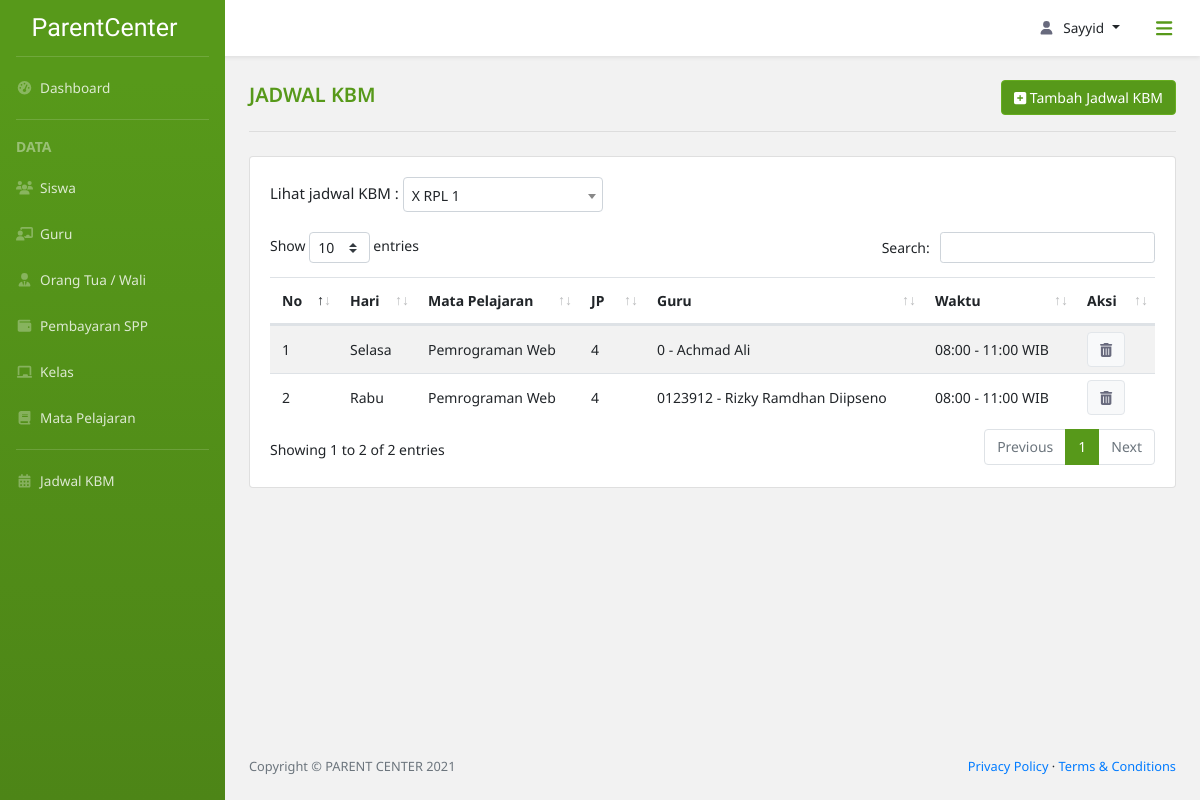
Page /jadwal_kbm/ (signed in) on the committed database.
### parent_center_app/models.py (models this page shows, shortened)
class Jadwal(models.Model):
    id_jadwal = models.CharField(max_length=30,
                                 primary_key=True,
                                 unique=True,
                                 default=custom_jadwal,
                                 editable=False)
    id_kelas = models.ForeignKey(Kelas, on_delete=CASCADE)
    id_mapel = models.ForeignKey(Mapel, on_delete=CASCADE)
    id_guru = models.ForeignKey(Guru, null=True, on_delete=models.SET_NULL)
    class hari(models.TextChoices):
        SENIN = 'Senin'
        SELASA = 'Selasa'
        RABU = 'Rabu'
        Kamis = 'Kamis'
        JUMAT = 'Jumat'
    hari = models.CharField(max_length=10,
                            choices=hari.choices,
                            default=hari.SENIN)
    jumlah_jam = models.IntegerField()
    mulai = models.TimeField(null=True)
    selesai = models.TimeField(null=True)

class Mapel(models.Model):
    id_mapel = models.CharField(max_length=10,
                                primary_key=True,
                                unique=True,
                                default=custom_mapel,
                                editable=False)
    nama = models.CharField(max_length=50)
    class jenis_mapel(models.TextChoices):
        A = 'A', 'A. Muatan Nasional'
        B = 'B', 'B. Muatan Kewilayahan'
        C1 = 'C1', 'C1. Muatan Peminatan Kejuruan'
        C2 = 'C2', 'C2. Dasar Program Keahlian'
        C3 = 'C3', 'C3. Kompetensi Keahlian'
    jenis = models.CharField(max_length=30,
                             choices=jenis_mapel.choices,
                             default=jenis_mapel.A)
    def __str__(self):
        return self.nama

class Guru(models.Model):
    id_guru = models.CharField(max_length=30,
                               primary_key=True,
                               unique=True,
                               default=custom_guru,
                               editable=False)
    nama = models.CharField(max_length=50)
    email = models.EmailField(default="example@gmail.com")
    no_tlp = models.CharField(max_length=12)
    no_induk = models.CharField(max_length=20)
    alamat = models.TextField(null=True)
    class jns_kelamin(models.TextChoices):
        P = 'Perempuan'
        L = 'Laki-Laki'
    jns_kelamin = models.CharField(max_length=10,
                                   choices=jns_kelamin.choices,
                                   default=jns_kelamin.L)
    id_user = models.OneToOneField(ExtendUser, null=True, on_delete=models.SET_NULL)
    def __str__(self):
        return f'{self.no_induk} - {self.nama}'

### parent_center_app/views.py (the view)
# urls.py: path('jadwal_kbm/', views.jadwalKbm, name='jadwal kbm'),
@login_required(login_url='login')
def jadwalKbm(request):
    if level_permission(request, ['Admin']) is False:
        return redirect(level_login(request))
    else:
        daftar_jadwal = Jadwal.objects.all()
        kelass = Kelas.objects.all().order_by('kelas', 'jurusan', 'no_kelas')
        context = {'title': 'Jadwal KBM',
                   'daftar_jadwal': daftar_jadwal,
                   'Kelass': kelass}
        return render(request,
                      'parent_center_app/jadwal_kbm.html', context)

### parent_center_app/views.py (called while the page is built)
def level_permission(current_user, level: list) -> bool:
    if current_user.user.extenduser.user_level in level:
        return True
    else:
        return False

### parent_center_app/templates/parent_center_app/jadwal_kbm.html (shortened to what this page needs)
{% extends 'parent_center_app/base.html' %}
{% block breadcrumb %}
<div class="row d-flex pt-4 div-tambah">
    <div class="col-lg-7 col-sm-6">
        <div class="div-title">
            <span class="title-content">{{title}}</span>
        </div>
    </div>
    <div class="col-lg-5 col-sm-6 align-self-center text-right">
        <a class="btn btn-light btn-tambah" href="/tambah_kbm"><i class="fas fa-plus-square"></i> Tambah {{title}}</a>
    </div>
</div>
<hr class="dropdown-divider hr-title mb-4 mx-4 mt-3">
{% endblock breadcrumb %}
{% block content %}
<div class="row">
    <div class="col-lg-12">
        <div class="card">
            <div class="card-body card-dashboard">
                <div class="row mx-0">
                    <div class="col-lg-12 px-0 div-sort">
                        Lihat jadwal KBM :
                    </div>
                </div>
                <div class="table-responsive table-mapel">
                    <table class="table table table-striped table-siswa" id="table-custom">
                        <thead>
                            <tr>
                                <th scope="col">No</th>
                                <th scope="col">Hari</th>
                                <th scope="col">Mata Pelajaran</th>
                                <th scope="col">JP</th>
                                <th scope="col">Guru</th>
                                <th scope="col">Waktu</th>
                                <th scope="col">Aksi</th>
                            </tr>
                        </thead>
                        <tbody>
                            {% for jadwal in daftar_jadwal %}
                            <tr>
                                <td>{{forloop.counter}}</td>
                                <td>{{ jadwal.hari }}</td>
                                <td>{{ jadwal.id_mapel}}</td>
                                <td>{{ jadwal.jumlah_jam}}</td>
                                <td>{{ jadwal.id_guru}}</td>
                                <td>{{ jadwal.mulai |time:"H:i" }} - {{ jadwal.selesai |time:"H:i" }} WIB</td>
                                <td>
                                    <button class="btn btn-light" type="button" data-toggle="modal" data-target="#modal_hapus"><i class="fas fa-trash-alt"></i></button>
                                </td>
                            </tr>
                            {% endfor %}
                        </tbody>
                    </table>
                </div>
            </div>
        </div>
    </div>
</div>
{% endblock content %}

### parent_center_app/templates/parent_center_app/base.html (shortened to what this page needs)
{% load static %}
<!DOCTYPE html>
<html lang="en">
    <head>
        <link href="{% static 'parent_center_app/assets/css/bootstrap-toggle.min.css' %}" rel="stylesheet">
        <link href="{% static 'parent_center_app/assets/css/style-custom.css' %}" rel="stylesheet" />
        <link href="{% static 'parent_center_app/assets/css/styles.css' %}" rel="stylesheet" />
        <link rel="stylesheet" type="text/css" href="{% static 'parent_center_app/assets/css/dataTables.bootstrap4.min.css' %}"/>
        <link href="{% static 'parent_center_app/vendor/fontawesome-free/css/all.min.css' %}" rel="stylesheet" type="text/css">
        <link href="//cdn.jsdelivr.net/npm/select2@4.1.0-rc.0/dist/css/select2.min.css" rel="stylesheet" />
    </head>
    <body class="sb-nav-fixed">
        <nav class="sb-topnav navbar navbar-expand navbar-dark bg-putih shadow-sm">
            <button class="btn btn-link btn-sm order-1 rounded-circle" id="sidebarToggle" href="#"><i class="fas fa-bars fa-lg"></i></button>
            <ul class="navbar-nav ml-auto md-0 mr-2">
                <li class="nav-item dropdown">
                    <a class="nav-link dropdown-toggle" id="userDropdown" href="#" role="button" data-toggle="dropdown" aria-haspopup="true" aria-expanded="false"><i class="fas fa-user fa-fw"></i>{{ request.user }}</a>
                </li>
            </ul>
        </nav>
        <div id="layoutSidenav">
            <div id="layoutSidenav_nav">
                <nav class="sb-sidenav accordion bg-green" id="sidenavAccordion">
                    <div class="sb-sidenav-menu">
                        <div class="nav">
                            <a class="navbar-brand d-flex align-self-center align-items-center" href="/dashboard_admin">
                                ParentCenter
                            </a>
                            <div class="dropdown-divider mx-3 mt-0"></div>
                            <a class="nav-link" href="/dashboard_admin">
                                <i class="fas fa-fw fa-tachometer-alt"></i>&nbsp;
                                Dashboard
                            </a>
                            <div class="dropdown-divider mx-3"></div>
                            <div class="dropdown-header">
                                DATA
                            </div>
                            <a class="nav-link" href="/data_siswa">
                                <i class="fas fa-fw fa-users"></i>&nbsp;
                                Siswa
                            </a>
                            <a class="nav-link" href="/data_guru">
                                <i class="fas fa-fw fa-chalkboard-teacher"></i>&nbsp;
                                Guru
                            </a>
                            <a class="nav-link" href="/data_orangtua">
                                <i class="fas fa-fw fa-user-tie"></i>&nbsp;
                                Orang Tua / Wali
                            </a>
                            <a class="nav-link" href="/cari_spp">
                                <i class="fas fa-fw fa-wallet"></i>&nbsp;
                                Pembayaran SPP
                            </a>
                            <a class="nav-link" href="/data_kelas">
                                <i class="fas fa-fw fa-chalkboard"></i>&nbsp;
                                Kelas
                            </a>
                            <a class="nav-link" href="/data_mapel">
                                <i class="fas fa-fw fa-book"></i>&nbsp;
                                Mata Pelajaran
                            </a>
                            <div class="dropdown-divider mx-3"></div>
                            <a class="nav-link" href="/jadwal_kbm">
                                <i class="fas fa-fw fa-calendar-alt"></i>&nbsp;
                                Jadwal KBM
                            </a>
                        </div>
                    </div>
                </nav>
            </div>
            <div id="layoutSidenav_content">
                <main>
                    <div class="container-fluid px-0">
                        {% block breadcrumb %}
                        {% endblock breadcrumb %}
                        {% block content %}
                        {% endblock content %}
                    </div>
                </main>
                <footer class="py-4 bg-grey mt-auto">
                    <div class="container-fluid">
                        <div class="d-flex align-items-center justify-content-between small">
                            <div class="text-muted">Copyright &copy; PARENT CENTER 2021</div>
                            <div>
                                <a href="/privacy-policy">Privacy Policy</a>
                                &middot;
                                <a href="/terms-condition">Terms &amp; Conditions</a>
                            </div>
                        </div>
                    </div>
                </footer>
            </div>
        </div>
    </body>
</html>

### parent_center_app/static/parent_center_app/assets/css/style-custom.css (style rules this page uses)
* { font-family: 'Noto Sans', sans-serif; }
body { background-color: #f2f2f2!important; }
#userDropdown svg { margin-right: .5rem; }
#userDropdown { text-transform: capitalize; }
a#userDropdown.nav-link.dropdown-toggle::after { margin-left: .5rem!important; }
.bg-putih { background-color: #fff; }
.bg-green { background-color: #57991a; background-image: linear-gradient(180deg,#57991a 10%,#4d8517 100%); background-size: cover; }
.sb-sidenav-menu a.nav-link { color: rgba(255,255,255,.8)!important; }
.sb-sidenav-menu a.nav-link svg { color: rgba(255,255,255,.3)!important; }
.navbar-nav a, #ddUser .dropdown-item { color: #212529!important; }
.navbar-nav a svg, .card-dashboard svg { color: #686a7d!important; }
.sb-sidenav .dropdown-divider { border-color: rgba(255,255,255,.15); }
.sb-sidenav .dropdown-header { color: rgba(255,255,255,.4); }
#sidebarToggle { height: 2.5rem!important; width: 2.5rem!important; font-weight: 400!important; color: #57991a!important; }
.navbar-brand { height: 56px; color: #fff; font-family: 'Satisfy', cursive!important; font-size: 25px!important; }
.sb-nav-fixed .sb-topnav { z-index: 1038!important; }
.sb-nav-fixed #layoutSidenav #layoutSidenav_nav .sb-sidenav { padding-top: 0!important; }
.dropdown-header { padding-left: 1rem!important; font-weight: bold; }
.sb-sidenav-menu, .sb-topnav.navbar, #ddUser .dropdown-item { font-size: 13.6px; }
.nav-link { padding: 12.8px 16px!important; }
.title-content { font-size: 20px; font-weight: 600; color: #57991a; text-transform: uppercase; }
.hr-title { border-color: #ddd!important; border-width: 2px; }
.card-dashboard, #btn-jadwal, .dropdown-jadwal .dropdown-item { font-size: 15px!important; }
.card-dashboard .row { margin-bottom: 1.25rem; }
#table-custom_wrapper *, .table-custom-dashboard * { font-size: 14px; }
.container-fluid .row { margin-left: .75rem; margin-right: .75rem; }
.table-siswa tbody tr td { padding: 6px 12px; }
.btn-tambah.btn-light { background-color: #57991a!important; border-color: #66ad1f!important; font-size: 14px!important; color: #fff!important; }
.btn-light { border: 1px solid #e2e6ea!important; }
.table-mapel table tbody tr td, .table-kelas table tbody tr td { vertical-align: middle; }

### rows in the picture
Jadwal: hari "Selasa", id_mapel "Pemrograman Web", jumlah_jam "4", id_guru "0 - Achmad Ali", mulai "08:00", selesai "11:00"
Jadwal: hari "Rabu", id_mapel "Pemrograman Web", jumlah_jam "4", id_guru "0123912 - Rizky Ramdhan Diipseno", mulai "08:00", selesai "11:00"

### other values in the picture
{{ request.user }} "Sayyid"
{{ title }} "JADWAL KBM"
{{ title }} "Jadwal KBM"
